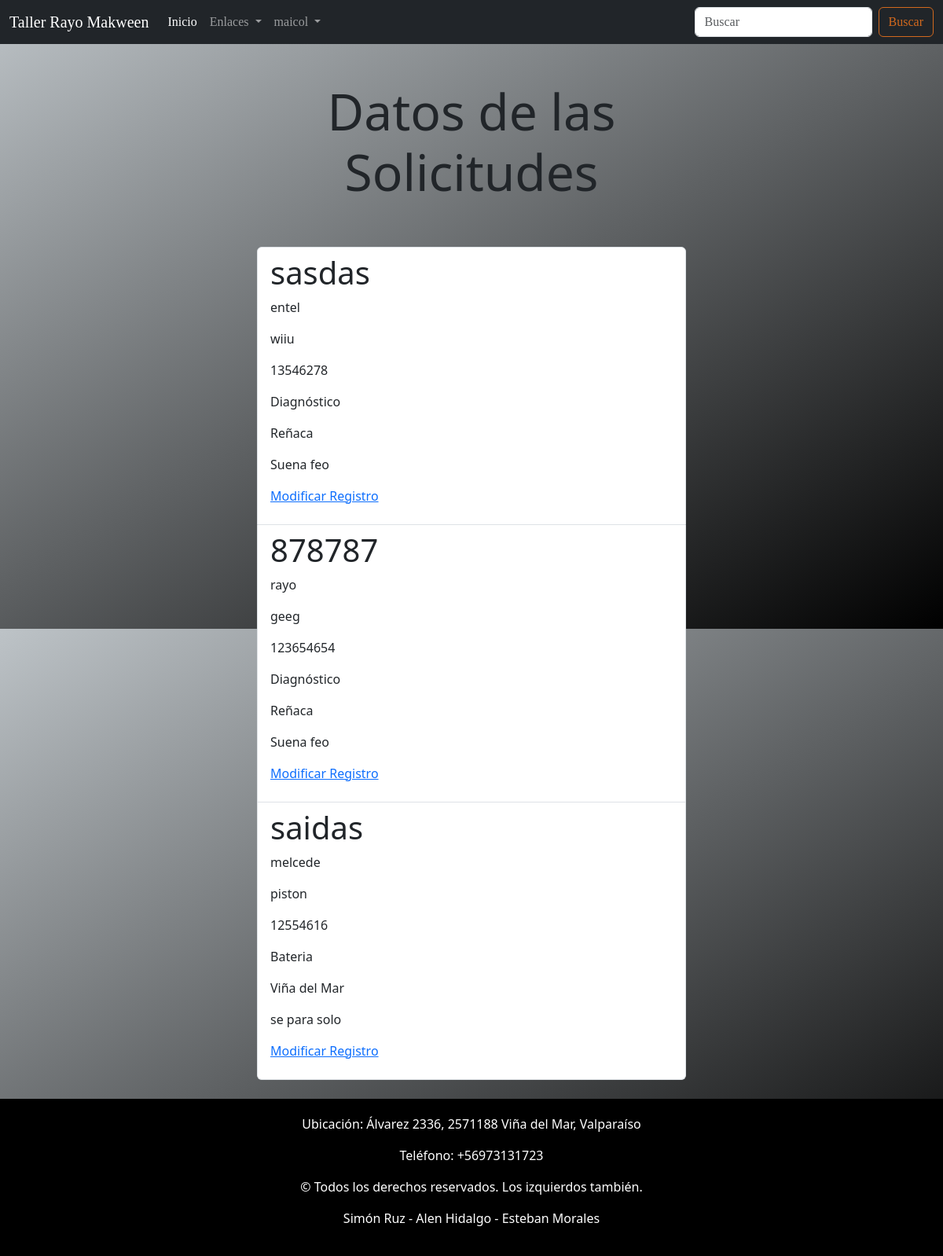
The app's page /listarRegistro/ (signed in) with its own data.
### RayoMakuin/models.py (models this page shows, shortened)
class Formulario(models.Model):
    user                = models.ForeignKey(User, on_delete = models.CASCADE)
    patente             = models.CharField(max_length=6)
    marca               = models.CharField(max_length=20)
    modelo              = models.CharField(max_length=20)
    telefono            = models.IntegerField(max_length=14)
    tipo_ser            = models.ForeignKey('Tipo_servicio',on_delete=models.CASCADE, db_column='id_tipo_ser')
    comuna              = models.ForeignKey('Comuna',on_delete=models.CASCADE, db_column='id_comuna')
    Detalles_servicio   = models.TextField(max_length=150)
    trabajoListo        = models.DateTimeField(null=True, blank=True)

class Tipo_servicio(models.Model):
    id_tipo_ser = models.AutoField(db_column='id_tipo_ser', primary_key=True)
    Servicio = models.CharField(max_length=20, blank=False, null=False)
    def __str__(self):
        return str(self.Servicio)

class Comuna(models.Model):
    id_comuna = models.AutoField(db_column='id_comuna', primary_key=True)
    nom_comuna = models.CharField(max_length=20, blank=False, null=False)
    def __str__(self):
        return str(self.nom_comuna)

### RayoMakuin/views.py (the view)
# urls.py: path('listarRegistro/', views.listar_registro, name='listarRegistro'),
@login_required
def listar_registro(request):
    lista = Formulario.objects.filter(user = request.user, trabajoListo__isnull=True)
    return render(request, 'RayoMakuin/listarRegistros.html', {'listar': lista})

### RayoMakuin/templates/RayoMakuin/listarRegistros.html (shortened to what this page needs)
{% extends 'RayoMakuin/base.html' %}
{% load static %}
    {% load bootstrap5 %}
    {% block content %}
    <link rel="stylesheet" type="text/css" href="{% static '../static/RayoMakuin/CSS/styleLogin.css' %}">
    <main class="container">
        <div class="row">
            <div class="col-md-6 offset-md-3">
                <h1 class="text-center display-3 py-5">Datos de las Solicitudes</h1>
                <ul class="list-group">
                    {% for lista in listar %}
                    <li class="list-group-item">
                        <h1>{{lista.patente}}</h1>
                        <p>{{lista.marca}}</p>
                        <p>{{lista.modelo}}</p>
                        <p>{{lista.telefono}}</p>
                        <p>{{lista.tipo_ser}}</p>
                        <p>{{lista.comuna}}</p>
                        <p>{{lista.Detalles_servicio}}</p>
                        <p>
                            <a href="{% url 'detalleRegistro' lista.id %}">Modificar Registro</a>
                        </p>
                    </li>
                    {% endfor %}
                </ul>
                <br>
            </div>
        </div>
    </main>
    {% endblock %}

### RayoMakuin/templates/RayoMakuin/base.html (shortened to what this page needs)
{% load static %}
<!DOCTYPE html>
<html lang="en">
<head>
  {% load bootstrap5 %}
  {% bootstrap_css %}
  <link rel="stylesheet" type="text/css" href="{% static '../static/RayoMakuin/CSS/stylebase.css' %}">
</head>
<body>
  <nav class="navbar navbar-expand-lg navbar navbar-dark bg-dark">
    <div class="container-fluid">
      <a class="navbar-brand" href="{% url 'home' %}">Taller Rayo Makween</a>
      <div class="collapse navbar-collapse" id="navbarSupportedContent">
        <ul class="navbar-nav me-auto mb-2 mb-lg-0">
          <li class="nav-item">
            <a class="nav-link active" aria-current="page" href="{% url 'home' %}">Inicio</a>
          </li>
          <li class="nav-item dropdown">
            <a class="nav-link dropdown-toggle" href="#" id="navbarDropdown" role="button" data-bs-toggle="dropdown"
              aria-expanded="false">
              Enlaces
            </a>
          </li>
          <li class="nav-item dropdown">
            <a class="nav-link dropdown-toggle" href="#" id="navbarDropdown" role="button" data-bs-toggle="dropdown" aria-expanded="false">
              {% if user.is_authenticated %}
                  {{user.username}}
              {% else %}
                  Sesion
                {% endif %}
            </a>
          </li>
        </ul>
        <form class="d-flex" role="search">
          <input class="form-control me-2" type="search" placeholder="Buscar" aria-label="Buscar">
          <button class="btn btn-outline-success" type="submit">Buscar</button>
        </form>
      </div>
    </div>
  </nav>
  {% block content %}
  {% endblock %}
  <footer>
    <p>Ubicación: Álvarez 2336, 2571188 Viña del Mar, Valparaíso</p>
    <p>Teléfono: +56973131723</p>
    <p>© Todos los derechos reservados. Los izquierdos también.</p>
    <p>Simón Ruz - Alen Hidalgo - Esteban Morales</p>
  </footer>
</body>
</html>

### RayoMakuin/static/RayoMakuin/CSS/stylebase.css (style rules this page uses)
nav { font-family: fantasy; }
.btn-outline-success { color: chocolate; border-color: chocolate; }
footer { background-color: #000; color: #fff; padding: 20px; text-align: center; }

### RayoMakuin/static/RayoMakuin/CSS/styleLogin.css (style rules this page uses)
body { background: linear-gradient(150deg, #BDC3C7, #000000); height: 100vh; }

### records on screen
Formulario: patente "sasdas", marca "entel", modelo "wiiu", telefono "13546278", tipo_ser "Diagnóstico", comuna "Reñaca", Detalles_servicio "Suena feo"
Formulario: patente "878787", marca "rayo", modelo "geeg", telefono "123654654", tipo_ser "Diagnóstico", comuna "Reñaca", Detalles_servicio "Suena feo"
Formulario: patente "saidas", marca "melcede", modelo "piston", telefono "12554616", tipo_ser "Bateria", comuna "Viña del Mar", Detalles_servicio "se para solo"

### other values on screen
{{ user.username }} "maicol"
